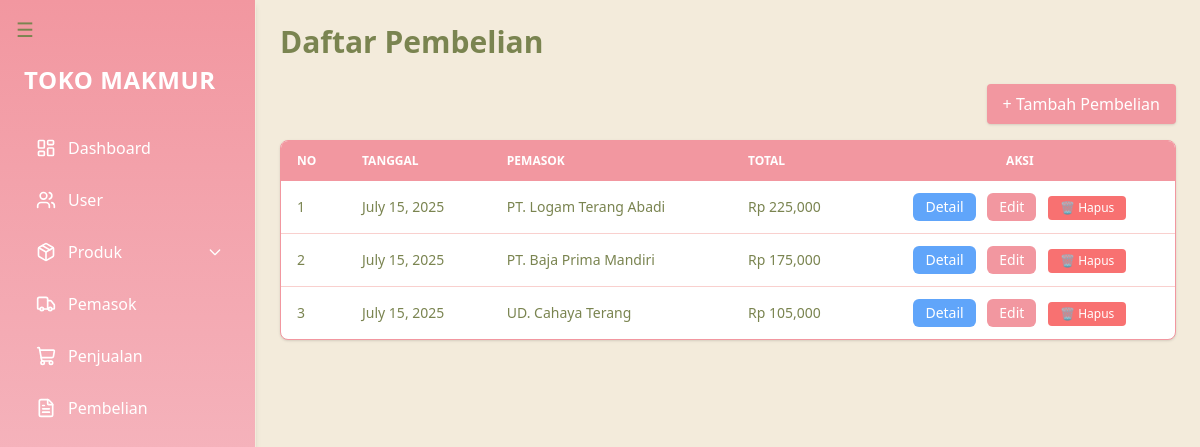
/pembelian/, run on the app's committed database.
### produk/models.py (models this page shows, shortened)
class Pembelian(models.Model):
    tanggal = models.DateField(auto_now_add=True, verbose_name=_("Tanggal"))
    pemasok = models.ForeignKey(Pemasok, on_delete=models.CASCADE, verbose_name=_("Pemasok"))
    total = models.DecimalField(max_digits=12, decimal_places=2, verbose_name=_("Total"))
    class Meta:
        verbose_name = _("Pembelian")
        verbose_name_plural = _("Pembelian")

class Pemasok(models.Model):
    nama = models.CharField(max_length=100, verbose_name=_("Nama Pemasok"))
    kontak = models.CharField(max_length=100, verbose_name=_("Kontak"))
    alamat = models.TextField(verbose_name=_("Alamat"))
    class Meta:
        verbose_name = _("Pemasok")
        verbose_name_plural = _("Pemasok")

### produk/views.py (the view, shortened to what this page needs)
# urls.py: path('pembelian/', views.daftar_pembelian, name='daftar_pembelian'),
def daftar_pembelian(request):
    data = Pembelian.objects.order_by('id')
    pemasok = Pemasok.objects.all()
    return render(request, 'produk/pembelian.html', {'data': data, 'pemasok': pemasok})

### produk/templates/produk/pembelian.html (shortened to what this page needs)
{% extends 'layouts.html' %}
{% load humanize %}
{% block content %}
<h1 class="text-3xl font-bold mb-6 text-[#7A8450]">Daftar Pembelian</h1>
<div class="flex justify-end mb-4">
  <a href="{% url 'tambah_pembelian' %}" class="bg-[#F297A0] hover:bg-[#e1858b] text-white px-4 py-2 rounded shadow transition-all">
    + Tambah Pembelian
  </a>
</div>
<div class="overflow-x-auto shadow rounded-lg border border-[#F297A0] bg-white">
  <table class="min-w-full text-sm text-left">
    <thead class="bg-[#F297A0] text-white uppercase text-xs">
      <tr>
        <th class="px-4 py-3">No</th>
        <th class="px-4 py-3">Tanggal</th>
        <th class="px-4 py-3">Pemasok</th>
        <th class="px-4 py-3">Total</th>
        <th class="px-4 py-3 text-center">Aksi</th>
      </tr>
    </thead>
    <tbody class="divide-y divide-[#F9D0CE] text-[#7A8450]">
      {% for item in data %}
      <tr class="hover:bg-[#F9D0CE] transition">
        <td class="px-4 py-3">{{ forloop.counter }}</td>
        <td class="px-4 py-3">{{ item.tanggal }}</td>
        <td class="px-4 py-3">{{ item.pemasok.nama }}</td>
        <td class="px-4 py-3">Rp {{ item.total|floatformat:0|intcomma }}</td>
        <td class="px-4 py-3 text-center space-x-2">
          <a href="{% url 'detail_pembelian' item.id %}" class="inline-block px-3 py-1 bg-blue-400 hover:bg-blue-500 text-white text-sm rounded-md transition">Detail</a>
          <a href="{% url 'edit_pembelian' item.id %}" class="inline-block px-3 py-1 bg-[#F297A0] hover:bg-[#e1858b] text-white text-sm rounded-md transition">Edit</a>
          <form action="{% url 'hapus_pembelian' item.id %}" method="post" class="inline" onsubmit="return confirm('Yakin ingin menghapus?')">
            <button type="submit" class="bg-red-400 hover:bg-red-500 text-white px-3 py-1 text-xs rounded transition-all">🗑️ Hapus</button>
          </form>
        </td>
      </tr>
      {% empty %}
      <tr>
        <td colspan="5" class="text-center py-4 text-[#7A8450]">Belum ada data pembelian.</td>
      </tr>
      {% endfor %}
    </tbody>
  </table>
</div>
{% endblock %}

### produk/templates/layouts.html (style rules this page uses)
.transition-all { transition: all 0.3s ease-in-out; }

### data on the page
Pembelian: tanggal "July 15, 2025", pemasok.nama "PT. Logam Terang Abadi", total "225,000"
Pembelian: tanggal "July 15, 2025", pemasok.nama "PT. Baja Prima Mandiri", total "175,000"
Pembelian: tanggal "July 15, 2025", pemasok.nama "UD. Cahaya Terang", total "105,000"
